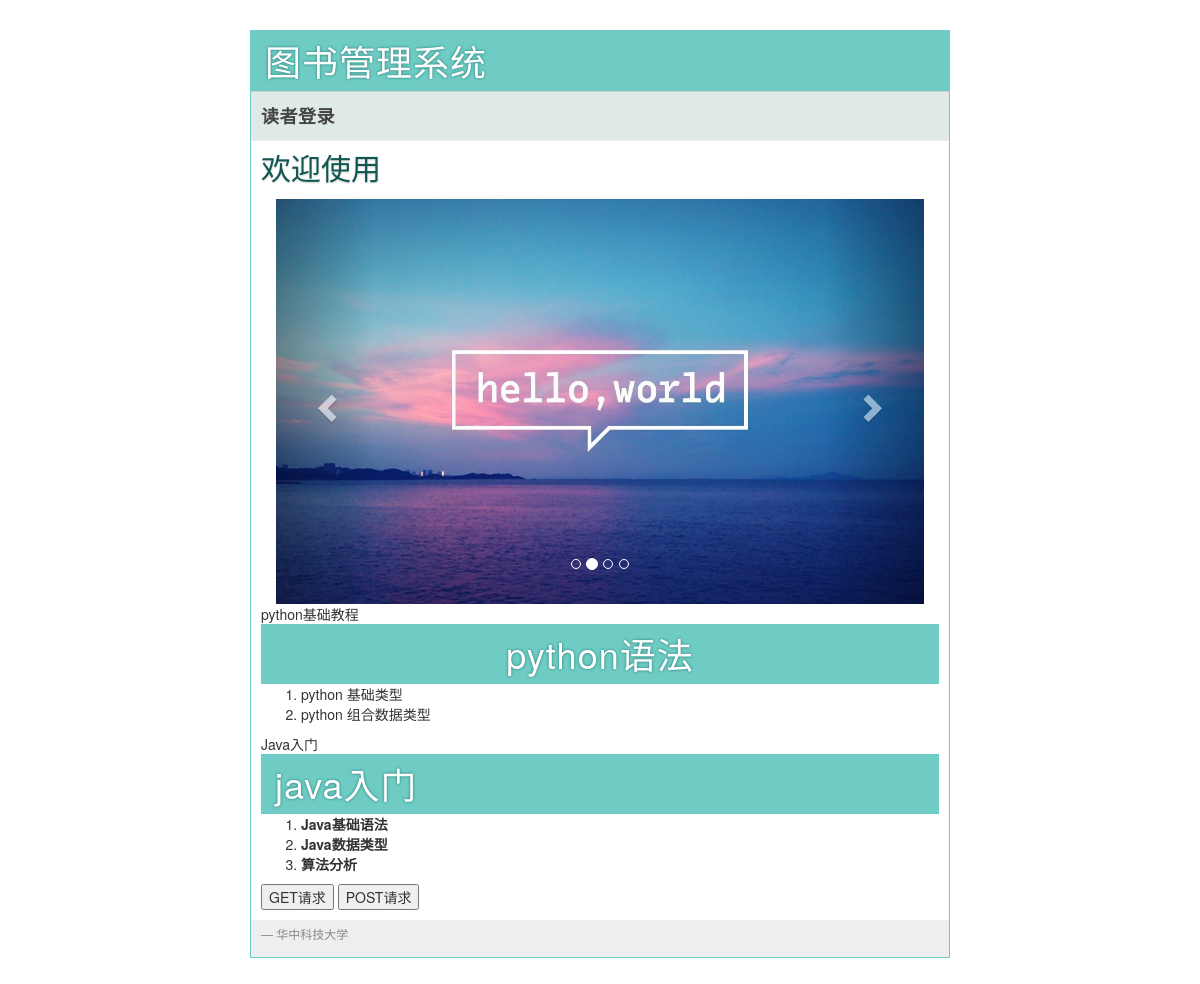
The app's page /bookmanage/ with its own data.
### bookmanage/models.py (models this page shows, shortened)
class Picture(models.Model):
    name = models.CharField(max_length=20)
    path = models.ImageField(upload_to='index')
    index = models.SmallIntegerField(unique=True)

class Message(models.Model):
    title = models.CharField(max_length=30)
    content = HTMLField()

### bookmanage/views.py (the view)
def index(request):
    return render(request, 'bookmanage/index.html')

### bookmanage/templatetags/extend_tag.py (called while the page is built)
@register.simple_tag
def get_pictures():
    return Picture.objects.all()

@register.simple_tag
def get_articles():
    return Message.objects.all()

### templates/bookmanage/index.html (shortened to what this page needs)
{% extends "bookmanage/layout.html" %}
{% load extend_tag %}
{% block staticlink %}
    <link rel=stylesheet type=text/css href="/static/bookmanage/css/style.css">
    <link rel="stylesheet" href="/static/bookmanage/js/lib/bootstrap-3.3.7-dist/css/bootstrap.css">
{% endblock %}
{% block link %}
  <h4><a href="{% url 'bookmanage:login' %}">读者登录 </a></h4>
{% endblock %}
{% block body %}
  <h2>欢迎使用</h2>
<div class="col-md-12">
    {% get_pictures as pictures %}
    <div id="carousel-example-generic" class="carousel slide" data-ride="carousel">
        <ol class="carousel-indicators">
            {% for picture in pictures %}
                {% if picture.id == 1 %}
                <li data-target="#carousel-example-generic" data-slide-to="{{picture.id}}" class="active"></li>
                {% else %}
                    <li data-target="#carousel-example-generic" data-slide-to="{{picture.id}}"></li>
                {% endif %}
            {% endfor %}
        </ol>
        <div class="carousel-inner" role="listbox">
            {% for picture in pictures %}
                {% if picture.id == 1 %}
                    <div class="item active">
                        <img src="/static/media/{{ picture.path}}" alt="图片加载失败">
                        <div class="carousel-caption">
                        </div>
                    </div>
                {% else %}
                    <div class="item">
                        <img src="/static/media/{{ picture.path}}" alt="图片加载失败">
                        <div class="carousel-caption">
                        </div>
                    </div>
                {% endif %}
            {% endfor %}
        </div>
        <a class="left carousel-control" href="#carousel-example-generic" role="button" data-slide="prev">
            <span class="glyphicon glyphicon-chevron-left" aria-hidden="true"></span>
        </a>
        <a class="right carousel-control" href="#carousel-example-generic" role="button" data-slide="next">
            <span class="glyphicon glyphicon-chevron-right" aria-hidden="true"></span>
        </a>
    </div>
</div>
<div class="articles">
    {% get_articles as articles %}
    {% for article in articles %}
        <div class="article" >
            <div class="title">
            {{article.title}}
            </div>
            <div class="content">
                {{article.content|safe}}
            </div>
        </div>
    {% endfor %}
    <button class="get">GET请求</button>
    <button class="post">POST请求</button>
</div>
{% endblock %}

### static/bookmanage/css/style.css (style rules this page uses)
a { color: #26776F; }
div.page h1 { background: #6ECCC4; margin: 0; padding: 10px 14px; color: white; letter-spacing: 1px; text-shadow: 0 0 3px #24776F; font-weight: normal; }
div.page div.navigation a { color: #444; font-weight: bold; }
div.page h2 { margin: 0 0 15px 0; color: #105751; text-shadow: 0 1px 2px #ccc; }

### records on screen
Picture: path (picture)
Message: title "python基础教程", content "python语法 python 基础类型 python 组合数据类型"
Message: title "Java入门", content "java入门 Java基础语法 Java数据类型 算法分析"
